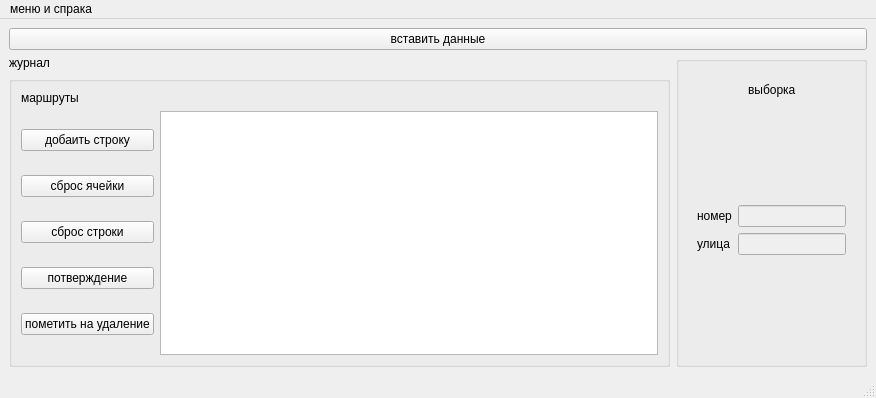
<?xml version="1.0" encoding="UTF-8"?>
<ui version="4.0">
 <class>wroutes</class>
 <widget class="QMainWindow" name="wroutes">
  <property name="geometry">
   <rect>
    <x>0</x>
    <y>0</y>
    <width>876</width>
    <height>398</height>
   </rect>
  </property>
  <property name="windowTitle">
   <string>маршруты</string>
  </property>
  <widget class="QWidget" name="centralwidget">
   <layout class="QGridLayout" name="gridLayout">
    <item row="0" column="0">
     <layout class="QVBoxLayout" name="verticalLayout_3">
      <item>
       <widget class="QPushButton" name="vstavkadata">
        <property name="text">
         <string>вставить данные</string>
        </property>
       </widget>
      </item>
      <item>
       <layout class="QHBoxLayout" name="horizontalLayout_2">
        <item>
         <layout class="QVBoxLayout" name="verticalLayout_2">
          <item>
           <widget class="QLabel" name="label_3">
            <property name="text">
             <string>журнал</string>
            </property>
           </widget>
          </item>
          <item>
           <widget class="QGroupBox" name="verticalGroupBox">
            <layout class="QVBoxLayout" name="verticalLayout">
             <item>
              <widget class="QLabel" name="label_2">
               <property name="text">
                <string>маршруты</string>
               </property>
              </widget>
             </item>
             <item>
              <layout class="QHBoxLayout" name="horizontalLayout">
               <item>
                <layout class="QVBoxLayout" name="verticalLayout_25">
                 <item>
                  <widget class="QPushButton" name="addrowroutes">
                   <property name="text">
                    <string>добаить строку</string>
                   </property>
                  </widget>
                 </item>
                 <item>
                  <widget class="QPushButton" name="resettingcellroutes">
                   <property name="text">
                    <string>сброс ячейки</string>
                   </property>
                  </widget>
                 </item>
                 <item>
                  <widget class="QPushButton" name="resettingrowroutes">
                   <property name="text">
                    <string>сброс строки</string>
                   </property>
                  </widget>
                 </item>
                 <item>
                  <widget class="QPushButton" name="potvergenieroutes">
                   <property name="text">
                    <string>потверждение</string>
                   </property>
                  </widget>
                 </item>
                 <item>
                  <widget class="QPushButton" name="deleteroutes">
                   <property name="text">
                    <string>пометить на удаление</string>
                   </property>
                  </widget>
                 </item>
                </layout>
               </item>
               <item>
                <widget class="QTableView" name="routes"/>
               </item>
              </layout>
             </item>
            </layout>
           </widget>
          </item>
         </layout>
        </item>
        <item alignment="Qt::AlignRight">
         <widget class="QGroupBox" name="groupBox">
          <layout class="QVBoxLayout" name="verticalLayout_52">
           <item alignment="Qt::AlignTop">
            <widget class="QWidget" name="horizontalWidget_3" native="true">
             <layout class="QHBoxLayout" name="horizontalLayout_3">
              <item>
               <spacer name="horizontalSpacer_3">
                <property name="orientation">
                 <enum>Qt::Horizontal</enum>
                </property>
                <property name="sizeHint" stdset="0">
                 <size>
                  <width>40</width>
                  <height>20</height>
                 </size>
                </property>
               </spacer>
              </item>
              <item>
               <widget class="QLabel" name="label_22">
                <property name="text">
                 <string>выборка</string>
                </property>
               </widget>
              </item>
              <item>
               <spacer name="horizontalSpacer_4">
                <property name="orientation">
                 <enum>Qt::Horizontal</enum>
                </property>
                <property name="sizeHint" stdset="0">
                 <size>
                  <width>40</width>
                  <height>20</height>
                 </size>
                </property>
               </spacer>
              </item>
             </layout>
            </widget>
           </item>
           <item alignment="Qt::AlignTop">
            <widget class="QWidget" name="widget" native="true">
             <layout class="QHBoxLayout" name="horizontalLayout_25">
              <item>
               <layout class="QVBoxLayout" name="verticalLayout_49">
                <item>
                 <widget class="QLabel" name="label_23">
                  <property name="text">
                   <string>номер</string>
                  </property>
                 </widget>
                </item>
                <item>
                 <widget class="QLabel" name="label_24">
                  <property name="text">
                   <string>улица</string>
                  </property>
                 </widget>
                </item>
               </layout>
              </item>
              <item>
               <layout class="QVBoxLayout" name="verticalLayout_50">
                <item>
                 <widget class="QLineEdit" name="rid">
                  <property name="enabled">
                   <bool>false</bool>
                  </property>
                 </widget>
                </item>
                <item>
                 <widget class="QLineEdit" name="street">
                  <property name="enabled">
                   <bool>false</bool>
                  </property>
                 </widget>
                </item>
               </layout>
              </item>
             </layout>
            </widget>
           </item>
           <item>
            <spacer name="horizontalSpacer">
             <property name="orientation">
              <enum>Qt::Horizontal</enum>
             </property>
             <property name="sizeHint" stdset="0">
              <size>
               <width>40</width>
               <height>20</height>
              </size>
             </property>
            </spacer>
           </item>
           <item>
            <spacer name="horizontalSpacer_2">
             <property name="orientation">
              <enum>Qt::Horizontal</enum>
             </property>
             <property name="sizeHint" stdset="0">
              <size>
               <width>40</width>
               <height>20</height>
              </size>
             </property>
            </spacer>
           </item>
          </layout>
         </widget>
        </item>
       </layout>
      </item>
     </layout>
    </item>
   </layout>
  </widget>
  <widget class="QMenuBar" name="menubar">
   <property name="geometry">
    <rect>
     <x>0</x>
     <y>0</y>
     <width>876</width>
     <height>21</height>
    </rect>
   </property>
   <widget class="QMenu" name="menu">
    <property name="title">
     <string>меню и спрака</string>
    </property>
    <widget class="QMenu" name="menu_2">
     <property name="title">
      <string>таблицы</string>
     </property>
     <widget class="QMenu" name="menu_3">
      <property name="title">
       <string>спраочник</string>
      </property>
      <addaction name="journal"/>
      <addaction name="avto"/>
     </widget>
     <widget class="QMenu" name="menu_4">
      <property name="title">
       <string>журнал</string>
      </property>
      <addaction name="personal"/>
     </widget>
     <addaction name="menu_3"/>
     <addaction name="menu_4"/>
     <addaction name="printer"/>
    </widget>
    <addaction name="avtor"/>
    <addaction name="menu_2"/>
    <addaction name="separator"/>
    <addaction name="info"/>
    <addaction name="spravka"/>
   </widget>
   <addaction name="menu"/>
  </widget>
  <widget class="QStatusBar" name="statusbar"/>
  <action name="avtor">
   <property name="text">
    <string>авторизация</string>
   </property>
  </action>
  <action name="info">
   <property name="text">
    <string>инфо</string>
   </property>
  </action>
  <action name="spravka">
   <property name="text">
    <string>спрравка</string>
   </property>
  </action>
  <action name="journal">
   <property name="text">
    <string>журнал машрутов</string>
   </property>
  </action>
  <action name="avto">
   <property name="text">
    <string>авто</string>
   </property>
  </action>
  <action name="personal">
   <property name="text">
    <string>персонал</string>
   </property>
  </action>
  <action name="printer">
   <property name="text">
    <string>печать таблицы</string>
   </property>
  </action>
 </widget>
 <resources/>
 <connections/>
</ui>
